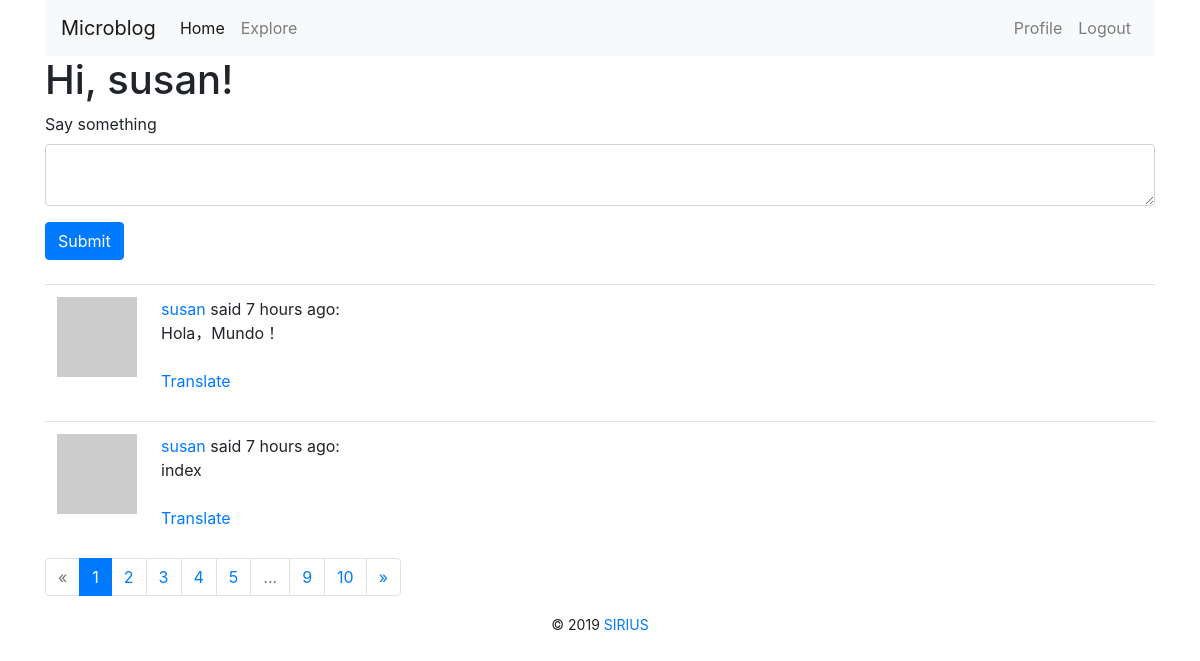
Before: /index (signed in) with the older database file.
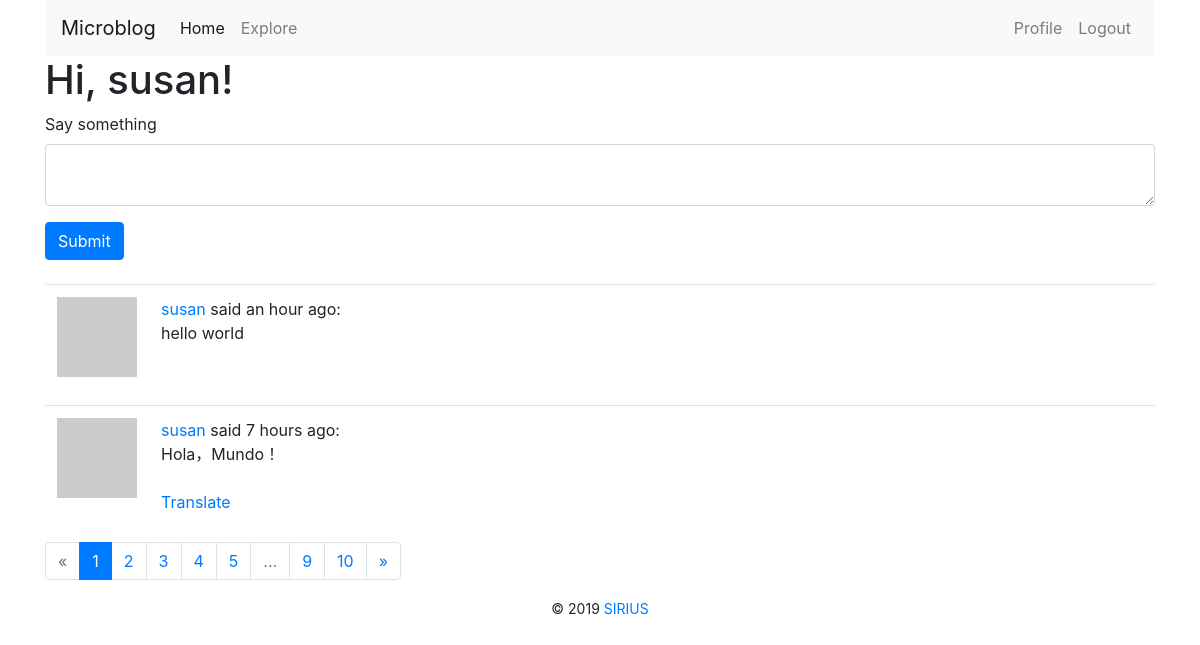
After: the same page with the newer database file.
### app/models.py (models this page shows, shortened)
class Post(db.Model):
    id = db.Column(db.Integer, primary_key=True)
    body = db.Column(db.String(140))
    timestamp = db.Column(db.DateTime, index=True, default=datetime.utcnow)
    user_id = db.Column(db.Integer, db.ForeignKey('user.id'))
    language = db.Column(db.String(5))

### app/main/routes.py (the view, shortened to what this page needs)
@bp.route('/', methods=['GET', 'POST'])
@bp.route('/index', methods=['GET', 'POST'])
@login_required
def index():
    form = PostForm()
    page = request.args.get('page', 1, type=int)
    posts = current_user.followed_posts().paginate(page, current_app.config['POSTS_PER_PAGE'], False)
    next_url = url_for('main.index', page=posts.next_num) if posts.has_next else None
    prev_url = url_for('main.index', page=posts.prev_num) if posts.has_prev else None
    return render_template('index.html',
                           title=_('Home Page'),
                           form=form,
                           pagination=posts,
                           posts=posts.items,
                           next_url=next_url,
                           prev_url=prev_url)

### app/main/forms.py
class PostForm(FlaskForm):
    post = TextAreaField(_l('Say something'), validators=[DataRequired()])
    submit = SubmitField(_l('Submit'))

### app/main/routes.py (called while the page is built)
@bp.before_request
def before_request():
    if current_user.is_authenticated:
        current_user.last_seen = datetime.utcnow()
        db.session.commit()
    g.locale = str(get_locale())
    if g.locale == 'zh':
        g.locale = 'zh-cn'

### app/models.py (called while the page is built)
@login.user_loader
def load_user(id):
    return User.query.get(int(id))

    def avatar(self, size):
        digest = md5(self.email.lower().encode('utf-8')).hexdigest()
        return 'https://www.gravatar.com/avatar/{}?d=identicon&s={}'.format(digest, size)

    def followed_posts(self):
        followed = Post.query.join(
            followers, (followers.c.followed_id == Post.user_id)).filter(
            followers.c.follower_id == self.id)
        own = Post.query.filter_by(user_id=self.id)
        return followed.union(own).order_by(Post.timestamp.desc())

### app/templates/index.html
{% extends "base.html" %}
{% from 'bootstrap/form.html' import render_form %}
{% from 'bootstrap/pagination.html' import render_pager, render_pagination %}
{% block content %}
    <h1>{{ _('Hi, %(username)s!', username=current_user.username) }}</h1>
    {% if form %}
        {{ render_form(form) }}
        <br>
    {% endif %}
    {% for post in posts %}
        {% include '_post.html' %}
    {% endfor %}
    {{ render_pagination(pagination,ellipses='...',align='right') }}
{% endblock %}

### app/templates/_post.html (shortened to what this page needs)
<table class="table table-hover">
    <tr>
        <td width="70px">
            <a href="{{ url_for('main.user',username=post.author.username) }}">
                <img src="{{ post.author.avatar(70) }}">
            </a>
        </td>
        <td>
            {{ _('%(username)s said %(when)s:', username=user_link, when=moment(post.timestamp).fromNow()) }}
            <br>
            <span id="post{{ post.id }}">{{ post.body }}</span>
            {% if post.language and post.language !=g.locale %}
                <br><br>
                <span id="translation{{ post.id }}">
                    <a href="javascript:translate(
                    '#post{{ post.id }}',
                    '#translation{{ post.id }}',
                    '{{ post.language }}',
                    '{{ g.locale }}');">{{ _('Translate') }}</a>
                </span>
            {% endif %}
            <br>
        </td>
    </tr>
</table>

Changed rows visible on the page:
no longer on this page (row unchanged): Post: body "index"
added Post: body "hello world"
